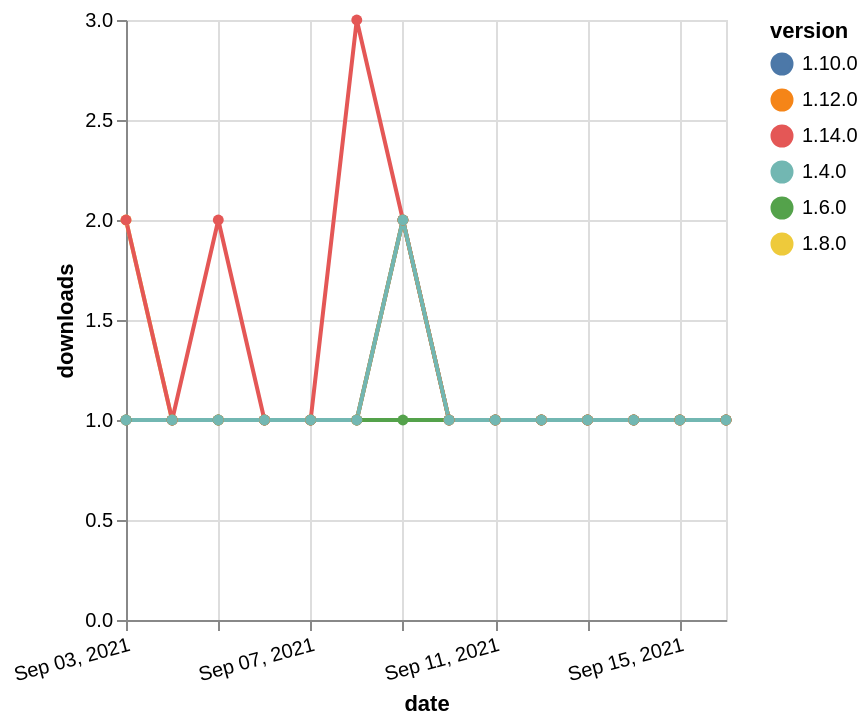

The Vega-Lite source for this figure:
### Vega-Lite specification from a JSON file in a GitHub repository (floating-point values rounded to 4 significant figures)
{"$schema": "https://vega.github.io/schema/vega-lite/v5.json", "description": "A simple bar chart with embedded data.", "data": {"values": [{"date": "2021-09-03", "total": 181, "delta": 1, "version": "1.6.0"}, {"date": "2021-09-04", "total": 182, "delta": 1, "version": "1.6.0"}, {"date": "2021-09-05", "total": 183, "delta": 1, "version": "1.6.0"}, {"date": "2021-09-06", "total": 184, "delta": 1, "version": "1.6.0"}, {"date": "2021-09-07", "total": 185, "delta": 1, "version": "1.6.0"}, {"date": "2021-09-08", "total": 186, "delta": 1, "version": "1.6.0"}, {"date": "2021-09-09", "total": 187, "delta": 1, "version": "1.6.0"}, {"date": "2021-09-10", "total": 188, "delta": 1, "version": "1.6.0"}, {"date": "2021-09-11", "total": 189, "delta": 1, "version": "1.6.0"}, {"date": "2021-09-12", "total": 190, "delta": 1, "version": "1.6.0"}, {"date": "2021-09-13", "total": 191, "delta": 1, "version": "1.6.0"}, {"date": "2021-09-14", "total": 192, "delta": 1, "version": "1.6.0"}, {"date": "2021-09-15", "total": 193, "delta": 1, "version": "1.6.0"}, {"date": "2021-09-16", "total": 194, "delta": 1, "version": "1.6.0"}, {"date": "2021-09-03", "total": 176, "delta": 2, "version": "1.8.0"}, {"date": "2021-09-04", "total": 177, "delta": 1, "version": "1.8.0"}, {"date": "2021-09-05", "total": 178, "delta": 1, "version": "1.8.0"}, {"date": "2021-09-06", "total": 179, "delta": 1, "version": "1.8.0"}, {"date": "2021-09-07", "total": 180, "delta": 1, "version": "1.8.0"}, {"date": "2021-09-08", "total": 181, "delta": 1, "version": "1.8.0"}, {"date": "2021-09-09", "total": 183, "delta": 2, "version": "1.8.0"}, {"date": "2021-09-10", "total": 184, "delta": 1, "version": "1.8.0"}, {"date": "2021-09-11", "total": 185, "delta": 1, "version": "1.8.0"}, {"date": "2021-09-12", "total": 186, "delta": 1, "version": "1.8.0"}, {"date": "2021-09-13", "total": 187, "delta": 1, "version": "1.8.0"}, {"date": "2021-09-14", "total": 188, "delta": 1, "version": "1.8.0"}, {"date": "2021-09-15", "total": 189, "delta": 1, "version": "1.8.0"}, {"date": "2021-09-16", "total": 190, "delta": 1, "version": "1.8.0"}, {"date": "2021-09-03", "total": 152, "delta": 1, "version": "1.10.0"}, {"date": "2021-09-04", "total": 153, "delta": 1, "version": "1.10.0"}, {"date": "2021-09-05", "total": 154, "delta": 1, "version": "1.10.0"}, {"date": "2021-09-06", "total": 155, "delta": 1, "version": "1.10.0"}, {"date": "2021-09-07", "total": 156, "delta": 1, "version": "1.10.0"}, {"date": "2021-09-08", "total": 157, "delta": 1, "version": "1.10.0"}, {"date": "2021-09-09", "total": 159, "delta": 2, "version": "1.10.0"}, {"date": "2021-09-10", "total": 160, "delta": 1, "version": "1.10.0"}, {"date": "2021-09-11", "total": 161, "delta": 1, "version": "1.10.0"}, {"date": "2021-09-12", "total": 162, "delta": 1, "version": "1.10.0"}, {"date": "2021-09-13", "total": 163, "delta": 1, "version": "1.10.0"}, {"date": "2021-09-14", "total": 164, "delta": 1, "version": "1.10.0"}, {"date": "2021-09-15", "total": 165, "delta": 1, "version": "1.10.0"}, {"date": "2021-09-16", "total": 166, "delta": 1, "version": "1.10.0"}, {"date": "2021-09-03", "total": 116, "delta": 2, "version": "1.14.0"}, {"date": "2021-09-04", "total": 117, "delta": 1, "version": "1.14.0"}, {"date": "2021-09-05", "total": 119, "delta": 2, "version": "1.14.0"}, {"date": "2021-09-06", "total": 120, "delta": 1, "version": "1.14.0"}, {"date": "2021-09-07", "total": 121, "delta": 1, "version": "1.14.0"}, {"date": "2021-09-08", "total": 124, "delta": 3, "version": "1.14.0"}, {"date": "2021-09-09", "total": 126, "delta": 2, "version": "1.14.0"}, {"date": "2021-09-10", "total": 127, "delta": 1, "version": "1.14.0"}, {"date": "2021-09-11", "total": 128, "delta": 1, "version": "1.14.0"}, {"date": "2021-09-12", "total": 129, "delta": 1, "version": "1.14.0"}, {"date": "2021-09-13", "total": 130, "delta": 1, "version": "1.14.0"}, {"date": "2021-09-14", "total": 131, "delta": 1, "version": "1.14.0"}, {"date": "2021-09-15", "total": 132, "delta": 1, "version": "1.14.0"}, {"date": "2021-09-16", "total": 133, "delta": 1, "version": "1.14.0"}, {"date": "2021-09-03", "total": 187, "delta": 1, "version": "1.12.0"}, {"date": "2021-09-04", "total": 188, "delta": 1, "version": "1.12.0"}, {"date": "2021-09-05", "total": 189, "delta": 1, "version": "1.12.0"}, {"date": "2021-09-06", "total": 190, "delta": 1, "version": "1.12.0"}, {"date": "2021-09-07", "total": 191, "delta": 1, "version": "1.12.0"}, {"date": "2021-09-08", "total": 192, "delta": 1, "version": "1.12.0"}, {"date": "2021-09-09", "total": 194, "delta": 2, "version": "1.12.0"}, {"date": "2021-09-10", "total": 195, "delta": 1, "version": "1.12.0"}, {"date": "2021-09-11", "total": 196, "delta": 1, "version": "1.12.0"}, {"date": "2021-09-12", "total": 197, "delta": 1, "version": "1.12.0"}, {"date": "2021-09-13", "total": 198, "delta": 1, "version": "1.12.0"}, {"date": "2021-09-14", "total": 199, "delta": 1, "version": "1.12.0"}, {"date": "2021-09-15", "total": 200, "delta": 1, "version": "1.12.0"}, {"date": "2021-09-16", "total": 201, "delta": 1, "version": "1.12.0"}, {"date": "2021-09-03", "total": 235, "delta": 1, "version": "1.4.0"}, {"date": "2021-09-04", "total": 236, "delta": 1, "version": "1.4.0"}, {"date": "2021-09-05", "total": 237, "delta": 1, "version": "1.4.0"}, {"date": "2021-09-06", "total": 238, "delta": 1, "version": "1.4.0"}, {"date": "2021-09-07", "total": 239, "delta": 1, "version": "1.4.0"}, {"date": "2021-09-08", "total": 240, "delta": 1, "version": "1.4.0"}, {"date": "2021-09-09", "total": 242, "delta": 2, "version": "1.4.0"}, {"date": "2021-09-10", "total": 243, "delta": 1, "version": "1.4.0"}, {"date": "2021-09-11", "total": 244, "delta": 1, "version": "1.4.0"}, {"date": "2021-09-12", "total": 245, "delta": 1, "version": "1.4.0"}, {"date": "2021-09-13", "total": 246, "delta": 1, "version": "1.4.0"}, {"date": "2021-09-14", "total": 247, "delta": 1, "version": "1.4.0"}, {"date": "2021-09-15", "total": 248, "delta": 1, "version": "1.4.0"}, {"date": "2021-09-16", "total": 249, "delta": 1, "version": "1.4.0"}]}, "width": "container", "mark": {"type": "line", "point": {"filled": true}}, "encoding": {"x": {"field": "date", "type": "temporal", "timeUnit": "yearmonthdate", "title": "date", "axis": {"labelAngle": -15}}, "y": {"field": "delta", "type": "quantitative", "title": "downloads"}, "color": {"field": "version", "type": "nominal"}, "tooltip": {"field": "delta"}}}
